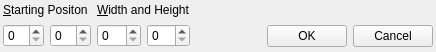
<ui version="4.0" >
 <author></author>
 <comment></comment>
 <exportmacro></exportmacro>
 <class>CropWidget</class>
 <widget class="QWidget" name="CropWidget" >
  <property name="geometry" >
   <rect>
    <x>0</x>
    <y>0</y>
    <width>436</width>
    <height>50</height>
   </rect>
  </property>
  <property name="windowTitle" >
   <string>Form</string>
  </property>
  <layout class="QGridLayout" >
   <property name="margin" >
    <number>3</number>
   </property>
   <property name="spacing" >
    <number>6</number>
   </property>
   <item row="1" column="4" >
    <spacer>
     <property name="orientation" >
      <enum>Qt::Horizontal</enum>
     </property>
     <property name="sizeHint" >
      <size>
       <width>61</width>
       <height>26</height>
      </size>
     </property>
    </spacer>
   </item>
   <item row="1" column="5" >
    <widget class="QPushButton" name="btnOk" >
     <property name="focusPolicy" >
      <enum>Qt::NoFocus</enum>
     </property>
     <property name="text" >
      <string>OK</string>
     </property>
    </widget>
   </item>
   <item row="1" column="6" >
    <widget class="QPushButton" name="btnCancel" >
     <property name="focusPolicy" >
      <enum>Qt::NoFocus</enum>
     </property>
     <property name="text" >
      <string>Cancel</string>
     </property>
    </widget>
   </item>
   <item row="1" column="1" >
    <widget class="QSpinBox" name="spnY" />
   </item>
   <item row="1" column="2" >
    <widget class="QSpinBox" name="spnW" />
   </item>
   <item row="1" column="0" >
    <widget class="QSpinBox" name="spnX" />
   </item>
   <item row="0" column="2" colspan="2" >
    <widget class="QLabel" name="lblSize" >
     <property name="text" >
      <string>&amp;Width and Height</string>
     </property>
     <property name="buddy" >
      <cstring>spnW</cstring>
     </property>
    </widget>
   </item>
   <item row="0" column="0" colspan="2" >
    <widget class="QLabel" name="lblStart" >
     <property name="text" >
      <string>&amp;Starting Positon</string>
     </property>
     <property name="buddy" >
      <cstring>spnX</cstring>
     </property>
    </widget>
   </item>
   <item row="1" column="3" >
    <widget class="QSpinBox" name="spnH" />
   </item>
  </layout>
  <widget class="QWidget" name="layoutWidget" >
   <property name="geometry" >
    <rect>
     <x>270</x>
     <y>10</y>
     <width>158</width>
     <height>28</height>
    </rect>
   </property>
  </widget>
  <widget class="QWidget" name="" >
   <property name="geometry" >
    <rect>
     <x>10</x>
     <y>10</y>
     <width>404</width>
     <height>54</height>
    </rect>
   </property>
  </widget>
 </widget>
 <layoutdefault spacing="0" margin="0" />
 <pixmapfunction></pixmapfunction>
 <resources/>
 <connections/>
</ui>
